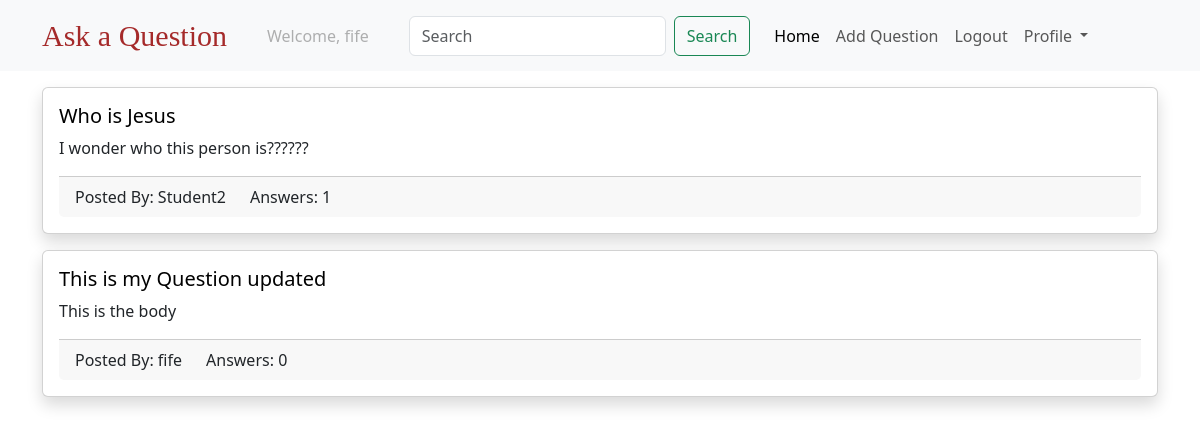
Before: /question/ (signed in) with the older database file.
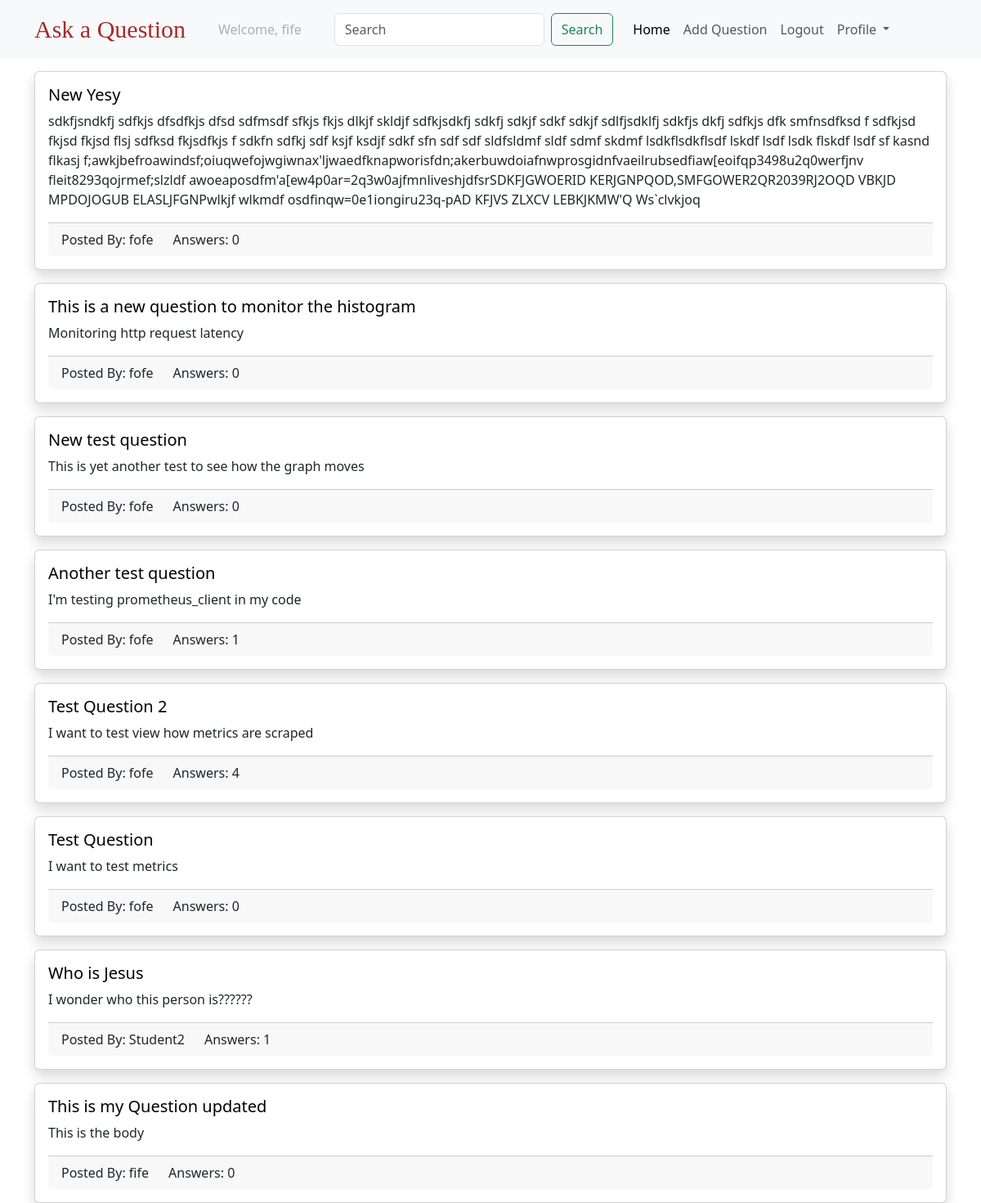
After: the same page with the newer database file.
### users/models.py (models this page shows)
class CustomUser(AbstractUser):
    pass

### questions/models.py (models this page shows, shortened)
class Question(models.Model):
    created_at = models.DateTimeField(auto_now_add=True)
    title = models.CharField(max_length=250)
    body = models.TextField()
    slug = models.SlugField(max_length=250, unique=True)
    author = models.ForeignKey(settings.AUTH_USER_MODEL,
                               on_delete=models.CASCADE, related_name="questions")

### questions/views.py (the view)
# urls.py: path('question/', question_list, name='qlist'),
@login_required
def question_list(request):
    if 'q' in request.GET:
        q = request.GET['q']
        question_lister = Question.objects.filter(title__icontains=q).order_by('-created_at')
    else:
        question_lister = Question.objects.all().order_by('-created_at')
    return render(request, 'QList.html', {"question_lister": question_lister})

### templates/QList.html (shortened to what this page needs)
{% extends 'base.html' %}
{% block body %}
    <div class="container mt-3">
        {% for question in question_lister %}
            <div class="card mt-3 shadow">
                <div class="card-body">
                    <h5 class="card-title"><a class="link-style" href="{% url 'qdetails' question.slug %}">{{question.title}}</a></h5>
                    <p class="card-text">{{ question.body }}</p>
                    <div class="card-footer">
                        <div class="row">
                            <div class="col col-md-auto">
                                Posted By: {{ question.author.username  }}
                            </div>
                            <div class="col col-md-auto">
                                Answers: {{ question.answers.count  }}
                            </div>
                        </div>
                    </div>
                </div>
            </div>
        {% endfor %}
    </div>
{% endblock %}

### templates/base.html (shortened to what this page needs)
<!DOCTYPE html>
<html lang="en">
<head>
    <link href="https://cdn.jsdelivr.net/npm/bootstrap@5.3.0/dist/css/bootstrap.min.css" rel="stylesheet">
    {% include 'navbar.html' %}
</head>
<body>
    {% block body  %}
    {% endblock  %}
</body>
</html>

### templates/navbar.html (shortened to what this page needs)
<nav class="navbar navbar-expand-lg bg-body-tertiary">
    <div class="container">
      <a class="navbar-brand text-style" href="#">Ask a Question</a>
      <div class="collapse navbar-collapse" id="navbarSupportedContent">
        <ul class="navbar-nav me-auto mb-2 mb-lg-0">
            {% if request.user.is_authenticated %}
            <li class="nav-item mx-3">
                <a class="nav-link disabled">Welcome, {{request.user.username}}</a>
            </li>
            <form class="d-flex mx-3" role="search">
              <input class="form-control me-2" type="search" placeholder="Search" aria-label="Search" name="q">
              <button class="btn btn-outline-success" type="submit">Search</button>
            </form>
          <li class="nav-item">
            <a class="nav-link active" aria-current="page" href="{% url 'qlist' %}">Home</a>
          </li>
          <li class="nav-item">
            <a class="nav-link" href="{% url 'create_question' %}">Add Question </a>
          </li>
          <li class="nav-item">
            <a class="nav-link" href="{% url 'logout' %}">Logout </a>
          </li>
          <li class="nav-item dropdown">
            <a class="nav-link dropdown-toggle" href="#" role="button" data-bs-toggle="dropdown" aria-expanded="false">
              Profile
            </a>
          </li>
            {% endif %}
        </ul>
      </div>
    </div>
  </nav>

### templates/navbar.html (style rules this page uses)
.text-style { font-size: 30px !important; font-family: fantasy !important; color: brown !important; }

### templates/QList.html (style rules this page uses)
.link-style { text-decoration: none; color: black; }

Changed rows visible on the page:
added Question: title "New Yesy", body "sdkfjsndkfj sdfkjs dfsdfkjs dfsd sdfmsdf sfkjs fkjs dlkjf skldjf sdfkjsdkfj sdkfj sdkjf sdkf sdkjf sdlfjsdklfj sdkfjs dkfj sdfkjs dfk smfnsdfksd f sdfkjsd fkjsd fkjsd flsj sdfksd fkjsdfkjs f sdkfn sdfkj sdf ksjf ksdjf sdkf sfn sdf sdf sldfsldmf sldf sdmf skdmf lsdkflsdkflsdf lskdf lsdf lsdk flskdf lsdf sf kasnd flkasj f;awkjbefroawindsf;oiuqwefojwgiwnax'ljwaedfknapworisfdn;akerbuwdoiafnwprosgidnfvaeilrubsedfiaw[eoifqp3498u2q0werfjnv fleit8293qojrmef;slzldf awoeaposdfm'a[ew4p0ar=2q3w0ajfmnliveshjdfsrSDKFJGWOERID KERJGNPQOD,SMFGOWER2QR2039RJ2OQD VBKJD MPDOJOGUB ELASLJFGNPwlkjf wlkmdf osdfinqw=0e1iongiru23q-pAD KFJVS ZLXCV LEBKJKMW'Q Ws`clvkjoq", author.username "fofe", answers.count "0"
added Question: title "This is a new question to monitor the histogram", body "Monitoring http request latency", author.username "fofe", answers.count "0"
added Question: title "New test question", body "This is yet another test to see how the graph moves", author.username "fofe", answers.count "0"
added Question: title "Another test question", body "I'm testing prometheus_client in my code", author.username "fofe", answers.count "1"
added Question: title "Test Question 2", body "I want to test view how metrics are scraped", author.username "fofe", answers.count "4"
added Question: title "Test Question", body "I want to test metrics", author.username "fofe", answers.count "0"
